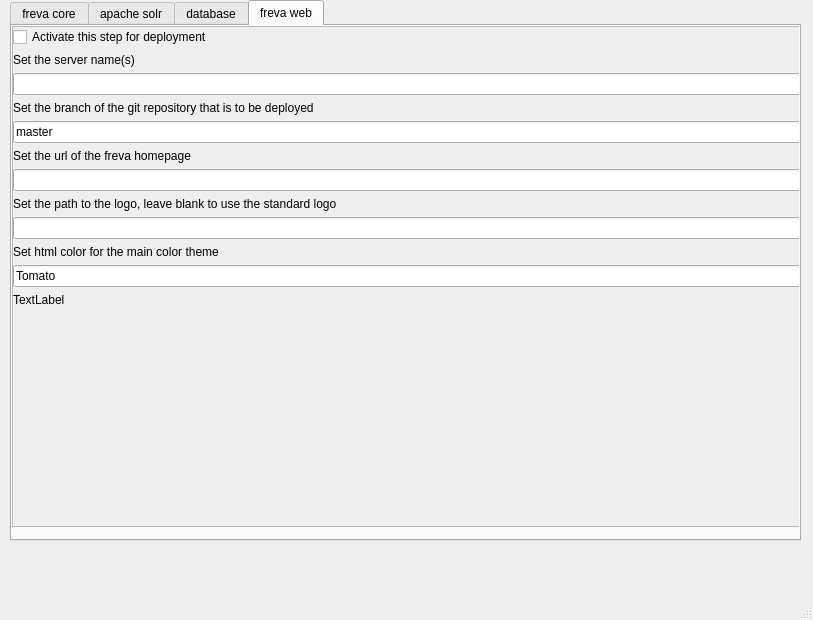
<?xml version="1.0" encoding="UTF-8"?>
<ui version="4.0">
 <class>MainWindow</class>
 <widget class="QMainWindow" name="MainWindow">
  <property name="geometry">
   <rect>
    <x>0</x>
    <y>0</y>
    <width>813</width>
    <height>620</height>
   </rect>
  </property>
  <property name="windowTitle">
   <string>MainWindow</string>
  </property>
  <widget class="QWidget" name="centralwidget">
   <widget class="QTabWidget" name="tabWidget">
    <property name="geometry">
     <rect>
      <x>10</x>
      <y>0</y>
      <width>791</width>
      <height>541</height>
     </rect>
    </property>
    <property name="toolTip">
     <string>&lt;html&gt;&lt;head/&gt;&lt;body&gt;&lt;p&gt;Adjust the parts that should be deployed.&lt;/p&gt;&lt;/body&gt;&lt;/html&gt;</string>
    </property>
    <property name="currentIndex">
     <number>3</number>
    </property>
    <widget class="QWidget" name="tab_1">
     <attribute name="title">
      <string extracomment="Deploy the freva core (evaluation_system) library.">freva core</string>
     </attribute>
     <widget class="QLabel" name="label_2">
      <property name="geometry">
       <rect>
        <x>250</x>
        <y>370</y>
        <width>78</width>
        <height>462</height>
       </rect>
      </property>
      <property name="text">
       <string>TextLabel</string>
      </property>
     </widget>
     <widget class="QLineEdit" name="lineEdit_2">
      <property name="geometry">
       <rect>
        <x>335</x>
        <y>586</y>
        <width>665</width>
        <height>30</height>
       </rect>
      </property>
     </widget>
     <widget class="QScrollArea" name="scrollArea_4">
      <property name="geometry">
       <rect>
        <x>0</x>
        <y>0</y>
        <width>791</width>
        <height>501</height>
       </rect>
      </property>
      <property name="widgetResizable">
       <bool>true</bool>
      </property>
      <widget class="QWidget" name="scrollAreaWidgetContents_4">
       <property name="geometry">
        <rect>
         <x>0</x>
         <y>0</y>
         <width>789</width>
         <height>499</height>
        </rect>
       </property>
       <widget class="QWidget" name="verticalLayoutWidget">
        <property name="geometry">
         <rect>
          <x>0</x>
          <y>0</y>
          <width>791</width>
          <height>501</height>
         </rect>
        </property>
        <layout class="QVBoxLayout" name="verticalLayout">
         <item>
          <widget class="QCheckBox" name="checkBox">
           <property name="text">
            <string>Activate this step for deployment</string>
           </property>
          </widget>
         </item>
         <item>
          <widget class="QLabel" name="label">
           <property name="text">
            <string>Set the server name(s)</string>
           </property>
          </widget>
         </item>
         <item>
          <widget class="QLineEdit" name="lineEdit_7"/>
         </item>
         <item>
          <widget class="QLabel" name="label_3">
           <property name="text">
            <string>Set the branch of the git repository that is to be deployed</string>
           </property>
          </widget>
         </item>
         <item>
          <widget class="QLineEdit" name="lineEdit_3">
           <property name="text">
            <string>freva-dev</string>
           </property>
          </widget>
         </item>
         <item>
          <widget class="QLabel" name="label_4">
           <property name="text">
            <string>Set the directory where the core should be installed to</string>
           </property>
          </widget>
         </item>
         <item>
          <widget class="QLineEdit" name="lineEdit_5"/>
         </item>
         <item>
          <widget class="QLabel" name="label_5">
           <property name="text">
            <string>Set the directory for project specific user putput (project work dir ectory)</string>
           </property>
          </widget>
         </item>
         <item>
          <widget class="QLineEdit" name="lineEdit_4"/>
         </item>
         <item>
          <widget class="QLabel" name="label_6">
           <property name="text">
            <string>Set the login user for the remote machine(s), leave blank if not needed.</string>
           </property>
          </widget>
         </item>
         <item>
          <widget class="QLineEdit" name="lineEdit_6"/>
         </item>
         <item>
          <widget class="QLabel" name="label_7">
           <property name="text">
            <string>Set path to the python interpreter on the remote machines, leave blank to use default.</string>
           </property>
          </widget>
         </item>
         <item>
          <widget class="QLineEdit" name="lineEdit"/>
         </item>
         <item>
          <spacer name="verticalSpacer">
           <property name="orientation">
            <enum>Qt::Vertical</enum>
           </property>
           <property name="sizeHint" stdset="0">
            <size>
             <width>20</width>
             <height>40</height>
            </size>
           </property>
          </spacer>
         </item>
        </layout>
       </widget>
      </widget>
     </widget>
    </widget>
    <widget class="QWidget" name="tab_4">
     <attribute name="title">
      <string extracomment="Deploy the apache solr server.">apache solr</string>
     </attribute>
     <widget class="QScrollArea" name="scrollArea_3">
      <property name="geometry">
       <rect>
        <x>0</x>
        <y>0</y>
        <width>791</width>
        <height>501</height>
       </rect>
      </property>
      <property name="widgetResizable">
       <bool>true</bool>
      </property>
      <widget class="QWidget" name="scrollAreaWidgetContents_3">
       <property name="geometry">
        <rect>
         <x>0</x>
         <y>0</y>
         <width>789</width>
         <height>499</height>
        </rect>
       </property>
       <widget class="QWidget" name="verticalLayoutWidget_4">
        <property name="geometry">
         <rect>
          <x>0</x>
          <y>0</y>
          <width>791</width>
          <height>501</height>
         </rect>
        </property>
        <layout class="QVBoxLayout" name="verticalLayout_4">
         <item>
          <widget class="QCheckBox" name="checkBox_4">
           <property name="text">
            <string>Activate this step for deployment</string>
           </property>
          </widget>
         </item>
         <item>
          <widget class="QLabel" name="label_8">
           <property name="text">
            <string>Set the server name(s)</string>
           </property>
          </widget>
         </item>
         <item>
          <widget class="QLineEdit" name="lineEdit_8"/>
         </item>
         <item>
          <widget class="QLabel" name="label_9">
           <property name="text">
            <string>Set the port the solr server runs on</string>
           </property>
          </widget>
         </item>
         <item>
          <widget class="QSpinBox" name="spinBox">
           <property name="minimum">
            <number>8000</number>
           </property>
           <property name="maximum">
            <number>9999</number>
           </property>
           <property name="value">
            <number>8983</number>
           </property>
          </widget>
         </item>
         <item>
          <widget class="QLabel" name="label_10">
           <property name="text">
            <string>Set the virtual memory (in GB) for the solr server</string>
           </property>
          </widget>
         </item>
         <item>
          <widget class="QDoubleSpinBox" name="doubleSpinBox">
           <property name="decimals">
            <number>1</number>
           </property>
           <property name="minimum">
            <double>0.500000000000000</double>
           </property>
           <property name="maximum">
            <double>20.000000000000000</double>
           </property>
           <property name="singleStep">
            <double>0.500000000000000</double>
           </property>
           <property name="value">
            <double>4.000000000000000</double>
           </property>
          </widget>
         </item>
         <item>
          <widget class="QLabel" name="label_11">
           <property name="text">
            <string>Set the name of the standard solr core</string>
           </property>
          </widget>
         </item>
         <item>
          <widget class="QLineEdit" name="lineEdit_9">
           <property name="text">
            <string>files</string>
           </property>
          </widget>
         </item>
         <item>
          <widget class="QLabel" name="label_16">
           <property name="text">
            <string>Set the login user for the remote machine(s), leave blank if not needed.</string>
           </property>
          </widget>
         </item>
         <item>
          <widget class="QLineEdit" name="lineEdit_13"/>
         </item>
         <item>
          <widget class="QLabel" name="label_17">
           <property name="text">
            <string>Set path to the python interpreter on the remote machines, leave blank to use default.</string>
           </property>
          </widget>
         </item>
         <item>
          <widget class="QLineEdit" name="lineEdit_14"/>
         </item>
         <item>
          <spacer name="verticalSpacer_4">
           <property name="orientation">
            <enum>Qt::Vertical</enum>
           </property>
           <property name="sizeHint" stdset="0">
            <size>
             <width>20</width>
             <height>40</height>
            </size>
           </property>
          </spacer>
         </item>
        </layout>
       </widget>
      </widget>
     </widget>
    </widget>
    <widget class="QWidget" name="tab_3">
     <attribute name="title">
      <string extracomment="Deploy the database">database</string>
     </attribute>
     <widget class="QScrollArea" name="scrollArea_2">
      <property name="geometry">
       <rect>
        <x>0</x>
        <y>0</y>
        <width>791</width>
        <height>501</height>
       </rect>
      </property>
      <property name="widgetResizable">
       <bool>true</bool>
      </property>
      <widget class="QWidget" name="scrollAreaWidgetContents_2">
       <property name="geometry">
        <rect>
         <x>0</x>
         <y>0</y>
         <width>789</width>
         <height>499</height>
        </rect>
       </property>
       <widget class="QWidget" name="verticalLayoutWidget_3">
        <property name="geometry">
         <rect>
          <x>0</x>
          <y>0</y>
          <width>791</width>
          <height>526</height>
         </rect>
        </property>
        <layout class="QVBoxLayout" name="verticalLayout_3">
         <item>
          <widget class="QCheckBox" name="checkBox_3">
           <property name="text">
            <string>Activate this step for deployment</string>
           </property>
          </widget>
         </item>
         <item>
          <widget class="QLabel" name="label_14">
           <property name="text">
            <string>Set the server name(s)</string>
           </property>
          </widget>
         </item>
         <item>
          <widget class="QLineEdit" name="lineEdit_12"/>
         </item>
         <item>
          <widget class="QLabel" name="label_12">
           <property name="text">
            <string>Set the database user</string>
           </property>
          </widget>
         </item>
         <item>
          <widget class="QLineEdit" name="lineEdit_10"/>
         </item>
         <item>
          <widget class="QLabel" name="label_13">
           <property name="text">
            <string>Set the database name</string>
           </property>
          </widget>
         </item>
         <item>
          <widget class="QLineEdit" name="lineEdit_11"/>
         </item>
         <item>
          <widget class="QLabel" name="label_15">
           <property name="text">
            <string>Set the database port the service runs on</string>
           </property>
          </widget>
         </item>
         <item>
          <widget class="QSpinBox" name="spinBox_2">
           <property name="minimum">
            <number>1000</number>
           </property>
           <property name="maximum">
            <number>10000</number>
           </property>
           <property name="value">
            <number>3306</number>
           </property>
          </widget>
         </item>
         <item>
          <widget class="QLabel" name="label_18">
           <property name="text">
            <string>Set the login user for the remote machine(s), leave blank if not needed.</string>
           </property>
          </widget>
         </item>
         <item>
          <widget class="QLineEdit" name="lineEdit_15"/>
         </item>
         <item>
          <widget class="QLabel" name="label_19">
           <property name="text">
            <string>Set path to the python interpreter on the remote machines, leave blank to use default.</string>
           </property>
          </widget>
         </item>
         <item>
          <widget class="QLineEdit" name="lineEdit_16"/>
         </item>
         <item>
          <spacer name="verticalSpacer_3">
           <property name="orientation">
            <enum>Qt::Vertical</enum>
           </property>
           <property name="sizeHint" stdset="0">
            <size>
             <width>20</width>
             <height>40</height>
            </size>
           </property>
          </spacer>
         </item>
        </layout>
       </widget>
      </widget>
     </widget>
    </widget>
    <widget class="QWidget" name="tab_2">
     <attribute name="title">
      <string extracomment="Deploy the freva web (forntend and backend)">freva web</string>
     </attribute>
     <widget class="QScrollArea" name="scrollArea">
      <property name="geometry">
       <rect>
        <x>0</x>
        <y>0</y>
        <width>791</width>
        <height>501</height>
       </rect>
      </property>
      <property name="widgetResizable">
       <bool>true</bool>
      </property>
      <widget class="QWidget" name="scrollAreaWidgetContents">
       <property name="geometry">
        <rect>
         <x>0</x>
         <y>0</y>
         <width>789</width>
         <height>499</height>
        </rect>
       </property>
       <widget class="QWidget" name="verticalLayoutWidget_2">
        <property name="geometry">
         <rect>
          <x>0</x>
          <y>0</y>
          <width>791</width>
          <height>491</height>
         </rect>
        </property>
        <layout class="QVBoxLayout" name="verticalLayout_2">
         <item>
          <widget class="QCheckBox" name="checkBox_5">
           <property name="text">
            <string>Activate this step for deployment</string>
           </property>
          </widget>
         </item>
         <item>
          <widget class="QLabel" name="label_20">
           <property name="text">
            <string>Set the server name(s)</string>
           </property>
          </widget>
         </item>
         <item>
          <widget class="QLineEdit" name="lineEdit_17"/>
         </item>
         <item>
          <widget class="QLabel" name="label_21">
           <property name="text">
            <string>Set the branch of the git repository that is to be deployed</string>
           </property>
          </widget>
         </item>
         <item>
          <widget class="QLineEdit" name="lineEdit_18">
           <property name="text">
            <string>master</string>
           </property>
          </widget>
         </item>
         <item>
          <widget class="QLabel" name="label_22">
           <property name="text">
            <string>Set the url of the freva homepage</string>
           </property>
          </widget>
         </item>
         <item>
          <widget class="QLineEdit" name="lineEdit_19"/>
         </item>
         <item>
          <widget class="QLabel" name="label_23">
           <property name="text">
            <string>Set the path to the logo, leave blank to use the standard logo</string>
           </property>
          </widget>
         </item>
         <item>
          <widget class="QLineEdit" name="lineEdit_20"/>
         </item>
         <item>
          <widget class="QLabel" name="label_24">
           <property name="text">
            <string>Set html color for the main color theme</string>
           </property>
          </widget>
         </item>
         <item>
          <widget class="QLineEdit" name="lineEdit_21">
           <property name="text">
            <string>Tomato</string>
           </property>
          </widget>
         </item>
         <item>
          <widget class="QLabel" name="label_25">
           <property name="text">
            <string>TextLabel</string>
           </property>
          </widget>
         </item>
         <item>
          <spacer name="verticalSpacer_2">
           <property name="orientation">
            <enum>Qt::Vertical</enum>
           </property>
           <property name="sizeHint" stdset="0">
            <size>
             <width>20</width>
             <height>40</height>
            </size>
           </property>
          </spacer>
         </item>
        </layout>
       </widget>
      </widget>
     </widget>
    </widget>
   </widget>
  </widget>
  <widget class="QMenuBar" name="menubar">
   <property name="geometry">
    <rect>
     <x>0</x>
     <y>0</y>
     <width>813</width>
     <height>27</height>
    </rect>
   </property>
  </widget>
  <widget class="QStatusBar" name="statusbar"/>
 </widget>
 <resources/>
 <connections/>
</ui>
